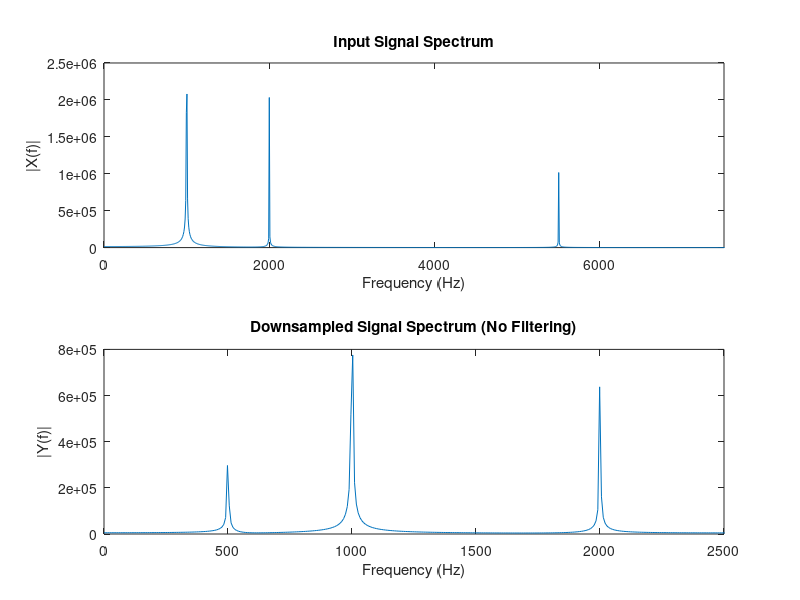

Reproduce this figure in MATLAB.
%2022e048
%BANDARA H.G.T.D.
%Lab04-Part-A
%Part 1

%% EC5011 Lab 4A - Part 1: Downsampling by 3 without filtering

fs = 15000;           % Sampling frequency (Hz)
N = 2048;             % Number of samples
t = (0:N-1)/fs;       % Time vector

% Generate the sampled signal x[n]
A1 = 3000; f1 = 1000;
A2 = 2000; f2 = 2000;
A3 = 1000; f3 = 5500;
x = A1*sin(2*pi*f1*t) + A2*sin(2*pi*f2*t) + A3*sin(2*pi*f3*t);

% Downsample by 3 (no filtering)
y = x(1:3:end);

% Frequency axes
f_x = (0:N-1)*(fs/N);
N_y = length(y);
f_y = (0:N_y-1)*(fs/3/N_y);

% Plot magnitude spectra
figure;
subplot(2,1,1);
plot(f_x, abs(fft(x)));
title('Input Signal Spectrum');
xlabel('Frequency (Hz)'); ylabel('|X(f)|');
xlim([0 fs/2]);

subplot(2,1,2);
plot(f_y, abs(fft(y)));
title('Downsampled Signal Spectrum (No Filtering)');
xlabel('Frequency (Hz)'); ylabel('|Y(f)|');
xlim([0 fs/6]);
